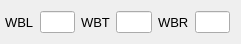
  <widget class="QWidget" name="horizontalLayoutWidget_27">
   <property name="geometry">
    <rect>
     <x>270</x>
     <y>460</y>
     <width>241</width>
     <height>31</height>
    </rect>
   </property>
   <layout class="QHBoxLayout" name="horizontalLayout_27">
    <property name="leftMargin">
     <number>5</number>
    </property>
    <item>
     <widget class="QLabel" name="label_60">
      <property name="font">
       <font>
        <pointsize>10</pointsize>
       </font>
      </property>
      <property name="text">
       <string>WBL</string>
      </property>
     </widget>
    </item>
    <item>
     <widget class="QLineEdit" name="wbl_vol_pm">
      <property name="maximumSize">
       <size>
        <width>40</width>
        <height>16777215</height>
       </size>
      </property>
      <property name="alignment">
       <set>Qt::AlignRight|Qt::AlignTrailing|Qt::AlignVCenter</set>
      </property>
     </widget>
    </item>
    <item>
     <widget class="QLabel" name="label_61">
      <property name="font">
       <font>
        <pointsize>10</pointsize>
       </font>
      </property>
      <property name="text">
       <string>WBT</string>
      </property>
     </widget>
    </item>
    <item>
     <widget class="QLineEdit" name="wbt_vol_pm">
      <property name="maximumSize">
       <size>
        <width>40</width>
        <height>16777215</height>
       </size>
      </property>
      <property name="alignment">
       <set>Qt::AlignRight|Qt::AlignTrailing|Qt::AlignVCenter</set>
      </property>
     </widget>
    </item>
    <item>
     <widget class="QLabel" name="label_62">
      <property name="font">
       <font>
        <pointsize>10</pointsize>
       </font>
      </property>
      <property name="text">
       <string>WBR</string>
      </property>
     </widget>
    </item>
    <item>
     <widget class="QLineEdit" name="wbr_vol_pm">
      <property name="maximumSize">
       <size>
        <width>40</width>
        <height>16777215</height>
       </size>
      </property>
      <property name="alignment">
       <set>Qt::AlignRight|Qt::AlignTrailing|Qt::AlignVCenter</set>
      </property>
     </widget>
    </item>
   </layout>
  </widget>
